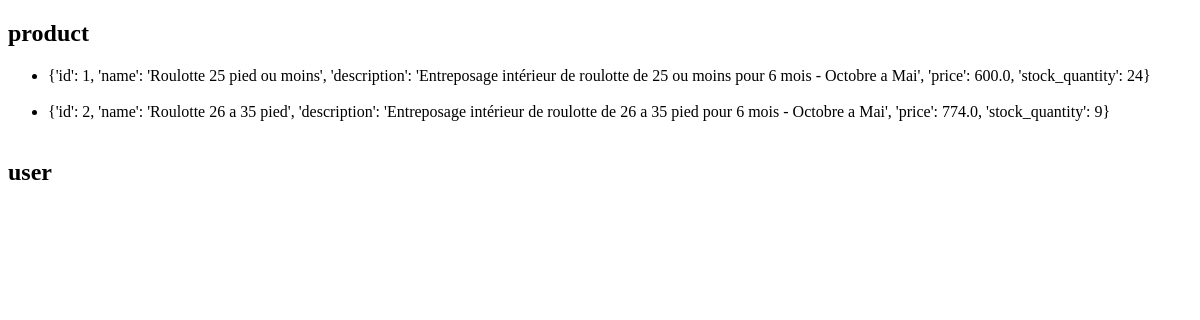
Page /db_dashboard on the earlier database version.
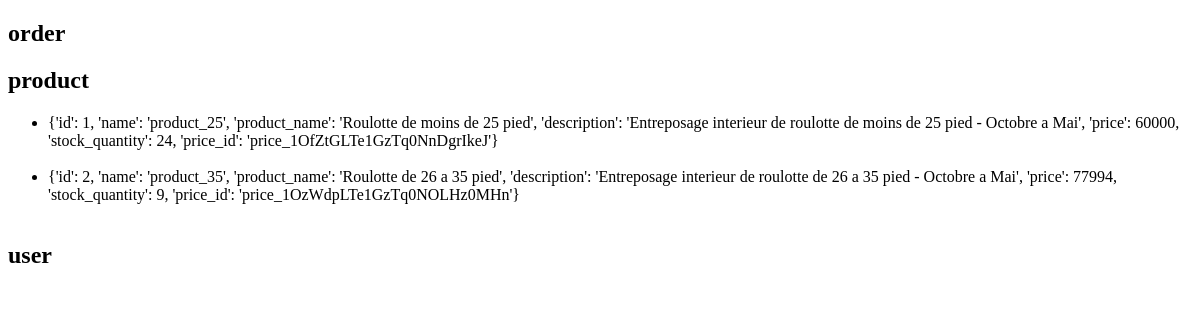
Same page on the later database version.
### app.py (models this page shows, shortened)
class Product(db.Model):
    id = db.Column(db.Integer, primary_key=True)
    name = db.Column(db.String(100), nullable=False)
    product_name = db.Column(db.String(100), nullable=False)
    description = db.Column(db.String(100), nullable=False)
    price = db.Column(db.Integer, nullable=False)
    stock_quantity = db.Column(db.Integer, nullable=False)
    price_id = db.Column(db.String(100), nullable=False)

### app.py (the view)
@app.route('/db_dashboard')
@auth.login_required
def db_dashboard():
    inspector = inspect(db.engine)
    tables = inspector.get_table_names()
    tables_data = {}
    for table in tables:
        query = text(f'SELECT * FROM "{table}"')
        result = db.session.execute(query)
        print(result)
        data = [row._asdict() for row in result]
        tables_data[table] = data
    return render_template('db_dashboard.html', tables=tables_data)

### templates/db_dashboard.html (shortened to what this page needs)
<!DOCTYPE html>
<html>
<head>
</head>
<body>
    {% for table, data in tables.items() %}
        <h2>{{ table }}</h2>
        <ul>
            {% for item in data %}
                <li>{{ item }}</li>
                <br>
            {% endfor %}
        </ul>
    {% endfor %}
</body>
</html>

Differences in the rows shown:
changed Product (number 1 of 2 on the later page): item "{'id': 1, 'name': 'Roulotte 25 pied ou moins', 'description': 'Entreposage intérieur de roulotte de 25 ou moins pour 6 mois - Octobre a Mai', 'price': 600.0, 'stock_quantity': 24}" → "{'id': 1, 'name': 'product_25', 'product_name': 'Roulotte de moins de 25 pied', 'description': 'Entreposage interieur de roulotte de moins de 25 pied - Octobre a Mai', 'price': 60000, 'stock_quantity': 24, 'price_id': 'price_1OfZtGLTe1GzTq0NnDgrIkeJ'}"
changed Product (number 2 of 2 on the later page): item "{'id': 2, 'name': 'Roulotte 26 a 35 pied', 'description': 'Entreposage intérieur de roulotte de 26 a 35 pied pour 6 mois - Octobre a Mai', 'price': 774.0, 'stock_quantity': 9}" → "{'id': 2, 'name': 'product_35', 'product_name': 'Roulotte de 26 a 35 pied', 'description': 'Entreposage interieur de roulotte de 26 a 35 pied - Octobre a Mai', 'price': 77994, 'stock_quantity': 9, 'price_id': 'price_1OzWdpLTe1GzTq0NOLHz0MHn'}"
Other differences:
new list line: "order"
